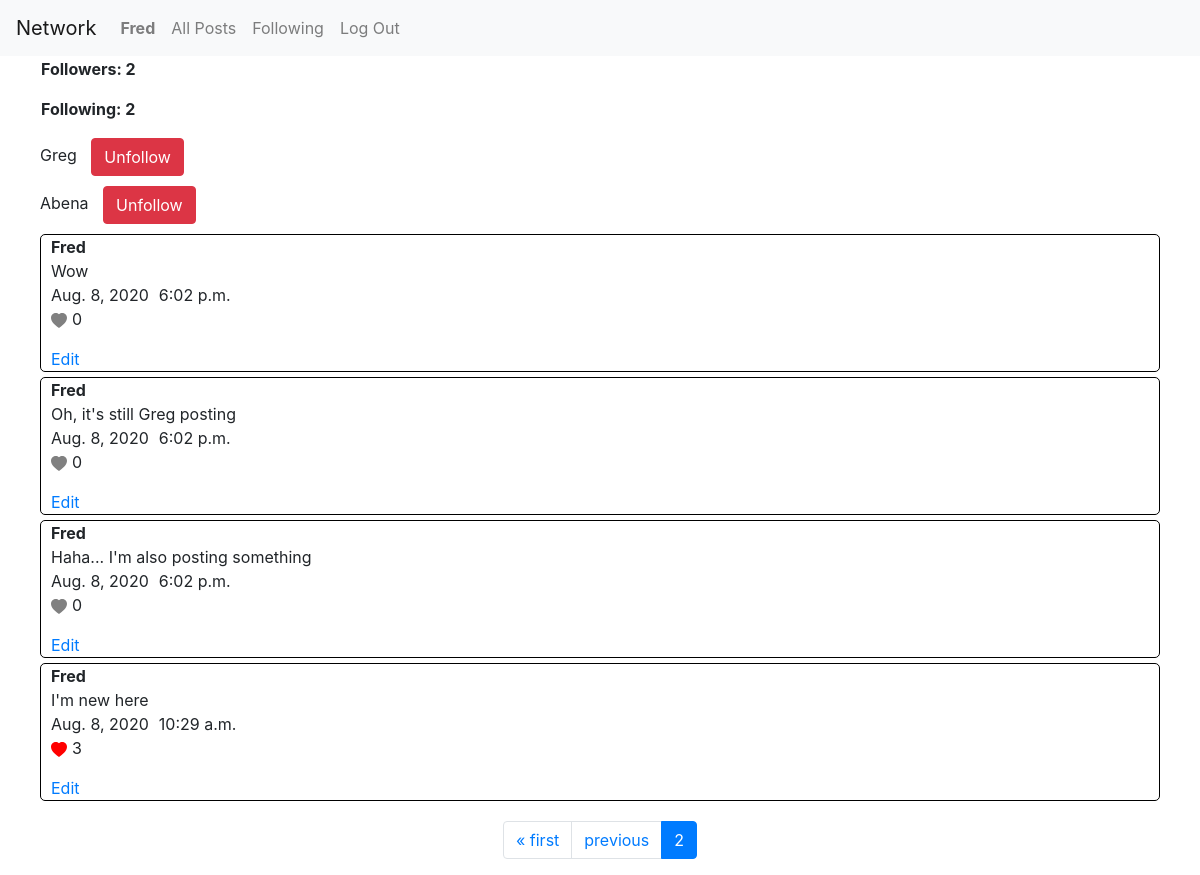
/profile?page=2 (signed in), run on the app's committed database.
### network/models.py (models this page shows, shortened)
class User(AbstractUser):
    pass

class Post(models.Model):
    user = models.ForeignKey(User, on_delete=models.CASCADE)
    post = models.CharField(max_length=1000)
    date = models.DateField()
    time = models.TimeField()

### network/views.py (the view)
# urls.py: path("profile", views.profile, name="profile"),
@login_required
def profile(request):
    user = User.objects.get(username=request.user)
    users = User.objects.exclude(username=request.user)
    posts = Post.objects.filter(user=user).order_by('-id')
    paginator = Paginator(posts, 10)
    page_number = request.GET.get('page')
    posts = paginator.get_page(page_number)
    return render(request, "network/profile.html", {
        "user":user,
        "posts":posts,
        "users":users
    })

### network/templatetags/custom_template_tags.py (called while the page is built)
@register.simple_tag
def to_list(a, args):
    if args.filter(follow=a).exists():
        exists = True
    else:
        exists = False
    return exists

@register.simple_tag
def post_liker(a, args):
    if args.likes.filter(user=a).exists():
        exists = True
    else:
        exists = False
    return exists

### network/templates/network/profile.html (shortened to what this page needs)
{% extends "network/layout.html" %}
{% load custom_template_tags %}
{% block body %}
    <div id="f-f">
        <p id="followers">Followers: {{ user.followers.count }}</p>
        <p id="following">Following: {{ user.following.count }}</p>
    </div>
    {% for u in users %}
        <div id="user">
            {{ u.username|title }}
            {% to_list user u.followers as value %}
            {% if value == False %}
            <button class="btn btn-success" onclick="window.location.href='/follow/{{ u.id }}'">Follow</button>
            {% else %}
            <button class="btn btn-danger" onclick="window.location.href='/follow/{{ u.id }}'">Unfollow</button>
            {% endif %}
        </div>
    {% endfor %}
    <div class="post-main">
        {% for i in posts %}
            <div class="post-container">
                <div class="title-post">
                    <div class="title">{{ i.user|title }}</div>
                    <div class="post"> {{ i.post }} </div>
                </div>
                <div class="date-time">
                    <div class="date">{{ i.date }} </div>
                    <div class="time"> {{ i.time }} </div>
                </div>
                <div class="like">
                    <a class="like-link" id="like-{{ i.id }}" data-id="{{ i.id }}">
                        {% post_liker user i as likee %}
                        {% if likee == False %}
                        <svg id="b-{{ i.id }}" class="like-btn" width="1em" height="1em" viewBox="0 0 16 16" class="bi bi-heart-fill" fill="grey" xmlns="http://www.w3.org/2000/svg">
                            <path fill-rule="evenodd" d="M8 1.314C12.438-3.248 23.534 4.735 8 15-7.534 4.736 3.562-3.248 8 1.314z"/>
                        </svg>
                        {% else %}
                        <svg id="b-{{ i.id }}" class="like-btn" width="1em" height="1em" viewBox="0 0 16 16" class="bi bi-heart-fill" fill="red" xmlns="http://www.w3.org/2000/svg">
                            <path fill-rule="evenodd" d="M8 1.314C12.438-3.248 23.534 4.735 8 15-7.534 4.736 3.562-3.248 8 1.314z"/>
                        </svg>
                        {% endif %}
                    </a>
                    <p id="num-likes-{{ i.id }}" class="num-likes"> {{ i.likes.count}} </p>
                </div>
                <div class="edit">
                    {% if i.user == request.user %}
                        <a href="edit/{{ i.id }}">Edit</a>
                    {% endif %}
                </div>
            </div>
        {% endfor %}
    </div>
    <nav class="page-nav" aria-label="Page navigation example">
        <ul class="pagination">
            {% if posts.has_previous %}
                <li class="page-item"><a class="page-link" href="?page=1">&laquo; first</a></li>
                <li class="page-item"><a class="page-link" href="?page={{ posts.previous_page_number }}">previous</a></li>
            {% endif %}
                <li class="page-item active" aria-current="page">
                    <a class="page-link" href="?page={{ posts.number }}">{{ posts.number }} <span class="sr-only">(current)</span></a>
                </li>
        </ul>
    </nav>
{% endblock %}

### network/templates/network/layout.html (shortened to what this page needs)
{% load static %}
<!DOCTYPE html>
<html lang="en">
    <head>
        <link rel="stylesheet" href="https://stackpath.bootstrapcdn.com/bootstrap/4.4.1/css/bootstrap.min.css">
        <link href="{% static 'network/styles.css' %}" rel="stylesheet">
    </head>
    <body>
        <nav class="navbar navbar-expand-lg navbar-light bg-light">
            <a class="navbar-brand" href="{% url 'index' %}">Network</a>
            <div>
              <ul class="navbar-nav mr-auto">
                {% if user.is_authenticated %}
                    <li class="nav-item">
                        <a class="nav-link" href="{% url 'profile' %}"><strong>{{ user.username|title }}</strong></a>
                    </li>
                {% endif %}
                <li class="nav-item">
                  <a class="nav-link" href="{% url 'index' %}">All Posts</a>
                </li>
                {% if user.is_authenticated %}
                    <li class="nav-item">
                        <a class="nav-link" href="{% url 'following' %}">Following</a>
                    </li>
                    <li class="nav-item">
                        <a class="nav-link" href="{% url 'logout' %}">Log Out</a>
                    </li>
                {% endif %}
              </ul>
            </div>
          </nav>
        <div class="body">
            {% block body %}
            {% endblock %}
        </div>
    </body>
</html>

### network/static/network/styles.css (style rules this page uses)
.post-container { border: 1px solid black; margin-left: 40px; margin-right: 40px; margin-top: 5px; margin-bottom: 5px; border-radius: 5px; }
.post-container .title-post { margin-left: 10px; }
.post-container .title-post .title { font-weight: bold; }
.post-container .date-time { margin-left: 10px; display: flex; }
.post-container .date-time .date { margin-right: 10px; }
.post-container .like { margin-left: 10px; display: flex; }
.post-container .like .like-btn { margin-right: 5px; }
.post-container .edit { margin-left: 10px; }
#f-f { margin-left: 40px; padding: 1px; }
#f-f #followers { font-weight: bold; }
#f-f #following { font-weight: bold; }
#user { margin-left: 40px; margin-bottom: 10px; }
#user button { margin-left: 10px; }
.page-nav { display: flex; justify-content: center; margin-top: 20px; }

### data on the page
User: username "Fred", followers.count "2", following.count "2"
User: username "Greg"
User: username "Abena"
Post: user "Fred", post "Wow", date "Aug. 8, 2020", time "6:02 p.m.", likes.count "0"
Post: user "Fred", post "Oh, it's still Greg posting", date "Aug. 8, 2020", time "6:02 p.m.", likes.count "0"
Post: user "Fred", post "Haha... I'm also posting something", date "Aug. 8, 2020", time "6:02 p.m.", likes.count "0"
Post: user "Fred", post "I'm new here", date "Aug. 8, 2020", time "10:29 a.m.", likes.count "3"

### other printed values
{{ posts.number }} "2"
